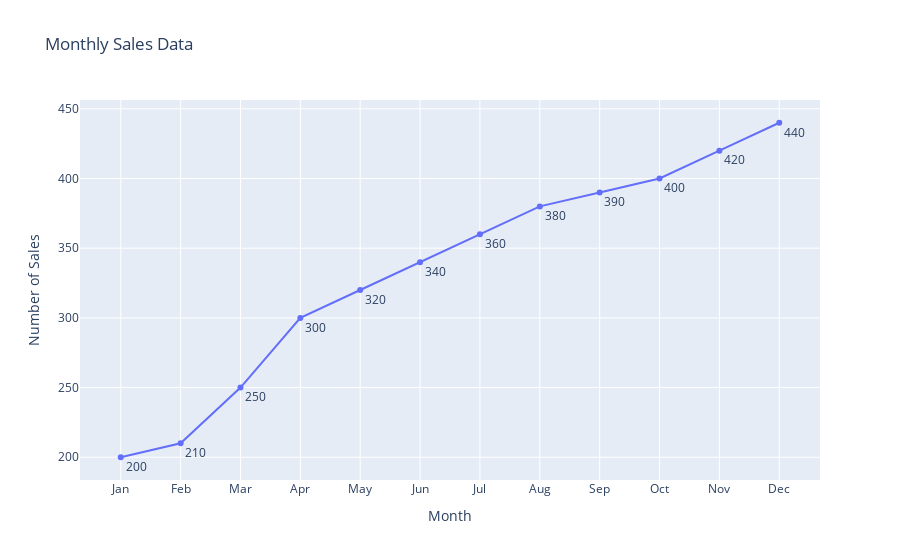

Notebook code for this chart:
### Code cell
import plotly.express as px

fig = px.line(df, x="months", y="sales", title="Monthly Sales Data", markers=True, text="sales",
             labels= {"months": "Month", "sales": "Number of Sales"})
fig.update_traces(textposition="bottom right")
fig.show()

### Figure 1 — Plotly figure (JSON) as saved in the notebook; plotly's stock layout.template omitted (floating-point values rounded to 4 significant figures)
{"data": [{"hovertemplate": "Month=%{x}<br>Number of Sales=%{text}<extra></extra>", "legendgroup": "", "line": {"color": "#636efa", "dash": "solid"}, "marker": {"symbol": "circle"}, "mode": "text+lines+markers", "name": "", "orientation": "v", "showlegend": false, "text": [200, 210, 250, 300, 320, 340, 360, 380, 390, 400, 420, 440], "textposition": "bottom right", "type": "scatter", "x": ["Jan", "Feb", "Mar", "Apr", "May", "Jun", "Jul", "Aug", "Sep", "Oct", "Nov", "Dec"], "xaxis": "x", "y": [200, 210, 250, 300, 320, 340, 360, 380, 390, 400, 420, 440], "yaxis": "y"}], "layout": {"legend": {"tracegroupgap": 0}, "title": {"text": "Monthly Sales Data"}, "xaxis": {"anchor": "y", "domain": [0, 1], "title": {"text": "Month"}}, "yaxis": {"anchor": "x", "domain": [0, 1], "title": {"text": "Number of Sales"}}}}
